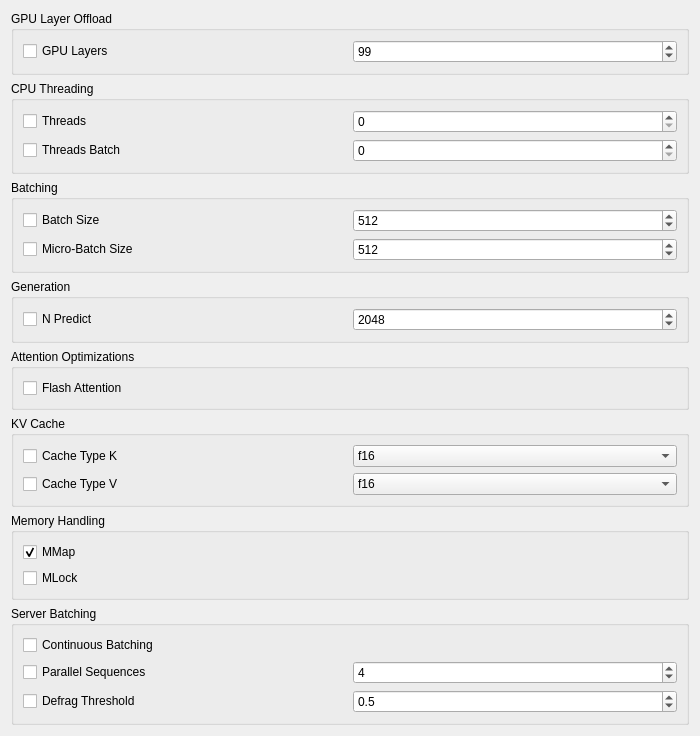
             <widget class="QWidget" name="performance_scroll_content">
              <property name="geometry">
               <rect>
                <x>0</x>
                <y>0</y>
                <width>700</width>
                <height>600</height>
               </rect>
              </property>
              <layout class="QVBoxLayout" name="performance_page_layout_inner">
               <item>
                <widget class="QGroupBox" name="gpu_layers_group">
                 <property name="title">
                  <string>GPU Layer Offload</string>
                 </property>
                 <layout class="QVBoxLayout" name="gpu_layers_layout">
                  <item>
                   <layout class="QHBoxLayout" name="gpu_layers_hbox">
                    <item>
                     <widget
                                                                                        class="QCheckBox"
                                                                                        name="enable_gpu_layers_checkbox"
                                                                                    >
                  <property name="toolTip">
                   <string>Number of model layers to offload to GPU.
99 = full offload if memory allows</string>
                  </property>
                  <property name="text">
                   <string>GPU Layers</string>
                  </property>
                 </widget>
                </item>
                <item>
                 <widget class="QSpinBox" name="gpu_layers_spinbox">
                  <property name="toolTip">
                   <string>Number of model layers to offload to GPU.
Higher values use more VRAM but speed up generation.</string>
                  </property>
                  <property name="minimum">
                   <number>0</number>
                  </property>
                  <property name="maximum">
                   <number>999</number>
                  </property>
                  <property name="value">
                   <number>99</number>
                  </property>
                 </widget>
                </item>
               </layout>
              </item>
             </layout>
            </widget>
           </item>
           <item>
            <widget class="QGroupBox" name="cpu_threading_group">
             <property name="title">
              <string>CPU Threading</string>
             </property>
             <layout class="QVBoxLayout" name="cpu_threading_layout">
              <item>
               <layout class="QHBoxLayout" name="threads_hbox">
                <item>
                 <widget class="QCheckBox" name="enable_threads_checkbox">
                  <property name="toolTip">
                   <string>Number of CPU threads used for generation.
Set to number of performance cores or leave at 0 for auto.</string>
                  </property>
                  <property name="text">
                   <string>Threads</string>
                  </property>
                 </widget>
                </item>
                <item>
                 <widget class="QSpinBox" name="threads_spinbox">
                  <property name="toolTip">
                   <string>Number of CPU threads used for token generation.
0 = use system default.</string>
                  </property>
                  <property name="minimum">
                   <number>0</number>
                  </property>
                  <property name="maximum">
                   <number>1024</number>
                  </property>
                  <property name="value">
                   <number>0</number>
                  </property>
                 </widget>
                </item>
               </layout>
              </item>
              <item>
               <layout class="QHBoxLayout" name="threads_batch_hbox">
                <item>
                 <widget class="QCheckBox" name="enable_threads_batch_checkbox">
                  <property name="toolTip">
                   <string>Number of CPU threads used during prompt processing.
Typically higher than generation threads.</string>
                  </property>
                  <property name="text">
                   <string>Threads Batch</string>
                  </property>
                 </widget>
                </item>
                <item>
                 <widget class="QSpinBox" name="threads_batch_spinbox">
                  <property name="toolTip">
                   <string>Number of CPU threads used during prompt processing.
0 = same as threads.</string>
                  </property>
                  <property name="minimum">
                   <number>0</number>
                  </property>
                  <property name="maximum">
                   <number>1024</number>
                  </property>
                  <property name="value">
                   <number>0</number>
                  </property>
                 </widget>
                </item>
               </layout>
              </item>
             </layout>
            </widget>
           </item>
           <item>
            <widget class="QGroupBox" name="batching_group">
             <property name="title">
              <string>Batching</string>
             </property>
             <layout class="QVBoxLayout" name="batching_layout">
              <item>
               <layout class="QHBoxLayout" name="batch_size_hbox">
                <item>
                 <widget class="QCheckBox" name="enable_batch_size_checkbox">
                  <property name="toolTip">
                   <string>Number of tokens processed per batch.
Typical range: 512-2048</string>
                  </property>
                  <property name="text">
                   <string>Batch Size</string>
                  </property>
                 </widget>
                </item>
                <item>
                 <widget class="QSpinBox" name="batch_size_spinbox">
                  <property name="toolTip">
                   <string>Number of tokens processed per batch.
Higher values improve throughput but use more memory.</string>
                  </property>
                  <property name="minimum">
                   <number>1</number>
                  </property>
                  <property name="maximum">
                   <number>4096</number>
                  </property>
                  <property name="value">
                   <number>512</number>
                  </property>
                 </widget>
                </item>
               </layout>
              </item>
              <item>
               <layout class="QHBoxLayout" name="ubatch_size_hbox">
                <item>
                 <widget class="QCheckBox" name="enable_ubatch_size_checkbox">
                  <property name="toolTip">
                   <string>Physical micro-batch size.
Typical range: 128-512</string>
                  </property>
                  <property name="text">
                   <string>Micro-Batch Size</string>
                  </property>
                 </widget>
                </item>
                <item>
                 <widget class="QSpinBox" name="ubatch_size_spinbox">
                  <property name="toolTip">
                   <string>Physical micro-batch size for prompt processing.
Smaller values reduce memory spikes.</string>
                  </property>
                  <property name="minimum">
                   <number>1</number>
                  </property>
                  <property name="maximum">
                   <number>1024</number>
                  </property>
                  <property name="value">
                   <number>512</number>
                  </property>
                 </widget>
                </item>
               </layout>
              </item>
             </layout>
            </widget>
           </item>
           <item>
            <widget class="QGroupBox" name="n_predict_group">
             <property name="title">
              <string>Generation</string>
             </property>
             <layout class="QVBoxLayout" name="n_predict_layout">
              <item>
               <layout class="QHBoxLayout" name="n_predict_hbox">
                <item>
                 <widget class="QCheckBox" name="enable_n_predict_checkbox">
                  <property name="toolTip">
                   <string>Maximum number of tokens to generate per request.
Typical range: 2048-8192</string>
                  </property>
                  <property name="text">
                   <string>N Predict</string>
                  </property>
                 </widget>
                </item>
                <item>
                 <widget class="QSpinBox" name="n_predict_spinbox">
                  <property name="toolTip">
                   <string
                                                                                            >Maximum number of tokens to generate in a single request.
0 = unlimited (until EOS or context limit).</string>
                  </property>
                  <property name="minimum">
                   <number>0</number>
                  </property>
                  <property name="maximum">
                   <number>65536</number>
                  </property>
                  <property name="value">
                   <number>2048</number>
                  </property>
                 </widget>
                </item>
               </layout>
              </item>
             </layout>
            </widget>
           </item>
           <item>
            <widget class="QGroupBox" name="flash_attn_group">
             <property name="title">
              <string>Attention Optimizations</string>
             </property>
             <layout class="QVBoxLayout" name="flash_attn_layout">
              <item>
               <widget class="QCheckBox" name="enable_flash_attn_checkbox">
                <property name="toolTip">
                 <string
                                                                                    >Enable Flash Attention to reduce memory use and improve speed.
Requires compatible GPU.</string>
                </property>
                <property name="text">
                 <string>Flash Attention</string>
                </property>
               </widget>
              </item>
             </layout>
            </widget>
           </item>
           <item>
            <widget class="QGroupBox" name="kv_cache_group">
             <property name="title">
              <string>KV Cache</string>
             </property>
             <layout class="QVBoxLayout" name="kv_cache_layout">
              <item>
               <layout class="QHBoxLayout" name="cache_type_k_hbox">
                <item>
                 <widget class="QCheckBox" name="enable_cache_type_k_checkbox">
                  <property name="toolTip">
                   <string>KV cache key precision.
f16 = highest quality, q8_0/q4_0 = lower memory use.</string>
                  </property>
                  <property name="text">
                   <string>Cache Type K</string>
                  </property>
                 </widget>
                </item>
                <item>
                 <widget class="QComboBox" name="cache_type_k_combobox">
                  <property name="toolTip">
                   <string>KV cache key data type precision.
f16 = full precision, q8_0/q4_0 = quantized.</string>
                  </property>
                  <item>
                   <property name="text">
                    <string>f16</string>
                   </property>
                  </item>
                  <item>
                   <property name="text">
                    <string>q8_0</string>
                   </property>
                  </item>
                  <item>
                   <property name="text">
                    <string>q4_0</string>
                   </property>
                  </item>
                 </widget>
                </item>
               </layout>
              </item>
              <item>
               <layout class="QHBoxLayout" name="cache_type_v_hbox">
                <item>
                 <widget class="QCheckBox" name="enable_cache_type_v_checkbox">
                  <property name="toolTip">
                   <string>KV cache value precision.
f16 = highest quality, q8_0/q4_0 = lower memory use.</string>
                  </property>
                  <property name="text">
                   <string>Cache Type V</string>
                  </property>
                 </widget>
                </item>
                <item>
                 <widget class="QComboBox" name="cache_type_v_combobox">
                  <property name="toolTip">
                   <string>KV cache value data type precision.
f16 = full precision, q8_0/q4_0 = quantized.</string>
                  </property>
                  <item>
                   <property name="text">
                    <string>f16</string>
                   </property>
                  </item>
                  <item>
                   <property name="text">
                    <string>q8_0</string>
                   </property>
                  </item>
                  <item>
                   <property name="text">
                    <string>q4_0</string>
                   </property>
                  </item>
                 </widget>
                </item>
               </layout>
              </item>
             </layout>
            </widget>
           </item>
           <item>
            <widget class="QGroupBox" name="memory_group">
             <property name="title">
              <string>Memory Handling</string>
             </property>
             <layout class="QVBoxLayout" name="memory_layout">
              <item>
               <widget class="QCheckBox" name="enable_mmap_checkbox">
                <property name="toolTip">
                 <string>Memory-map the model file for efficient loading.
Recommended to keep enabled.</string>
                </property>
                <property name="text">
                 <string>MMap</string>
                </property>
                <property name="checked">
                 <bool>true</bool>
                </property>
               </widget>
              </item>
              <item>
               <widget class="QCheckBox" name="enable_mlock_checkbox">
                <property name="toolTip">
                 <string>Lock model into RAM to prevent swapping.
Enable only if you have enough system RAM.</string>
                </property>
                <property name="text">
                 <string>MLock</string>
                </property>
               </widget>
              </item>
             </layout>
            </widget>
           </item>
           <item>
            <widget class="QGroupBox" name="server_batching_group">
             <property name="title">
              <string>Server Batching</string>
             </property>
             <layout class="QVBoxLayout" name="server_batching_layout">
              <item>
               <widget class="QCheckBox" name="enable_cont_batching_checkbox">
                <property name="toolTip">
                 <string
                                                                                    >Enable continuous batching for handling multiple requests.
Improves throughput for concurrent users.</string>
                </property>
                <property name="text">
                 <string>Continuous Batching</string>
                </property>
               </widget>
              </item>
              <item>
               <layout class="QHBoxLayout" name="parallel_hbox">
                <item>
                 <widget class="QCheckBox" name="enable_parallel_checkbox">
                  <property name="toolTip">
                   <string>Number of concurrent sequences the server can handle.
Typical range: 1-8+</string>
                  </property>
                  <property name="text">
                   <string>Parallel Sequences</string>
                  </property>
                 </widget>
                </item>
                <item>
                 <widget class="QSpinBox" name="parallel_spinbox">
                  <property name="toolTip">
                   <string>Number of concurrent sequences to process.
Higher values support more users but use more memory.</string>
                  </property>
                  <property name="minimum">
                   <number>1</number>
                  </property>
                  <property name="maximum">
                   <number>32</number>
                  </property>
                  <property name="value">
                   <number>4</number>
                  </property>
                 </widget>
                </item>
               </layout>
              </item>
              <item>
               <layout class="QHBoxLayout" name="defrag_thold_hbox">
                <item>
                 <widget class="QCheckBox" name="enable_defrag_thold_checkbox">
                  <property name="toolTip">
                   <string>KV cache defragmentation threshold.
0.1-0.5 = trigger defrag when fragmentation exceeds this value.</string>
                  </property>
                  <property name="text">
                   <string>Defrag Threshold</string>
                  </property>
                 </widget>
                </item>
                <item>
                 <widget class="QDoubleSpinBox" name="defrag_thold_spinbox">
                  <property name="toolTip">
                   <string>Threshold for KV cache defragmentation.
0 = disabled, 1.0 = always enabled.</string>
                  </property>
                  <property name="decimals">
                   <number>1</number>
                  </property>
                  <property name="minimum">
                   <double>0.000000000000000</double>
                  </property>
                  <property name="maximum">
                   <double>1.000000000000000</double>
                  </property>
                  <property name="singleStep">
                   <double>0.100000000000000</double>
                  </property>
                  <property name="value">
                   <double>0.500000000000000</double>
                  </property>
                 </widget>
                </item>
               </layout>
              </item>
             </layout>
            </widget>
           </item>
               <item>
                <spacer name="performance_vertical_spacer">
                 <property name="orientation">
                  <enum>Qt::Orientation::Vertical</enum>
                 </property>
                 <property name="sizeHint" stdset="0">
                  <size>
                   <width>20</width>
                   <height>40</height>
                  </size>
                 </property>
                </spacer>
               </item>
              </layout>
             </widget>
